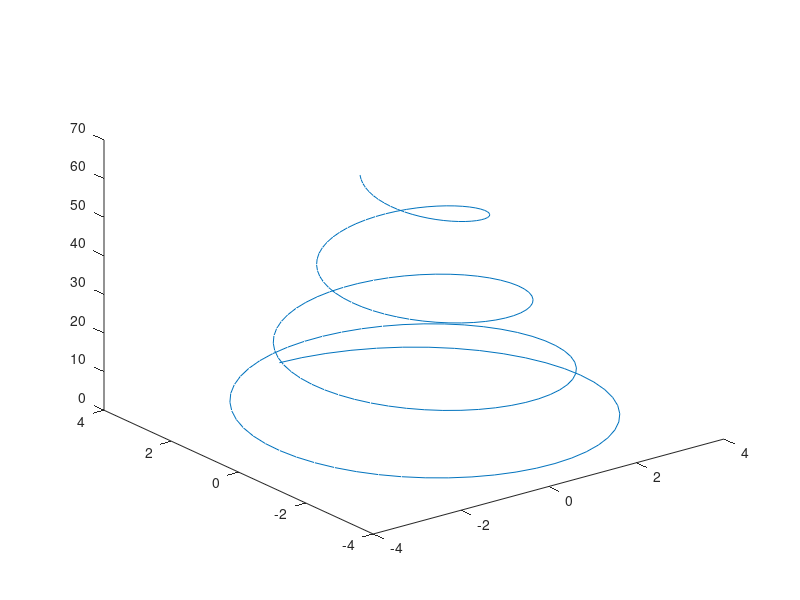

MATLAB code to generate this figure:
%Raman Singh
%2022UEE4518
t=linspace(0,30,200);
x=[];y=[];z=[];
for i=1:200
    x(i)=(4-0.1*t(i))*sin(0.8*t(i));              %#ok<*SAGROW>
    y(i)=(4-0.1*t(i))*cos(0.8*t(i));
    z(i)=0.4*t(i)^1.5;
   
end
plot3(x,y,z);